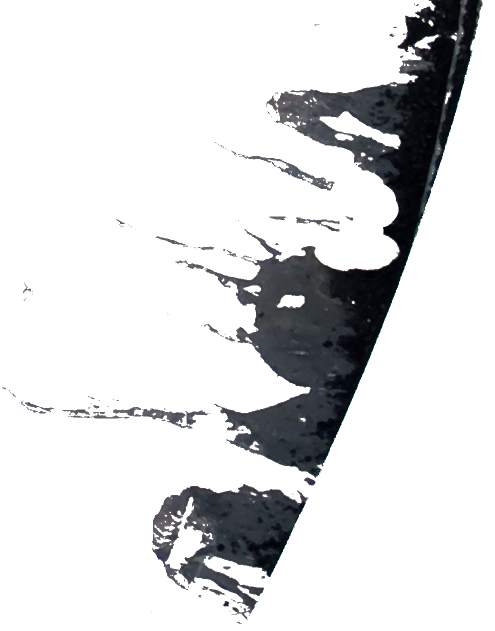
#> input picture src/synthesis/oil_extracted_base_clean.png, 989 x 1261 px, found by its file name (shown at 1/2 size)
$ python oil_synth.py
#> lines starting #> are read from the running program, lines starting #| are printed output that depends on the picture; after the words box and inside, x2 and y2 are one past the last pixel; in counts of white or black regions, pixels touching at a corner belong together; pictures that were not available may be replaced by others from this repository, and a replacement may not be noted
"""
Synthetic tank-oil generator WITH segmentation masks.

Input:
    - Folder of clean tank images (ideally oil-free)
    - oil_only_black_stain.png : extracted oil texture (RGBA, alpha = oil)

Output (per clean image):
    - <stem>_oil_XX.jpg       : RGB contaminated image
    - <stem>_oil_XX_mask.png  : binary mask (255 = oil, 0 = background)
"""

import random
import math
from pathlib import Path

import numpy as np
from PIL import Image, ImageOps


# ---------------------------
# 0. Utility
# ---------------------------


def load_rgba(path):
    """Load image as RGBA."""
    return Image.open(path).convert("RGBA")


# ---------------------------
# 1. Oil sampler
# ---------------------------


class OilSampler:
    """
    Samples realistic oil patches from an oil-only RGBA texture,
    such as 'oil_only_black_stain.png'.
    """

    def __init__(self, oil_png_path):
        self.oil_img = load_rgba(oil_png_path)
        self.width, self.height = self.oil_img.size

        alpha = np.array(self.oil_img.split()[-1])
        # Coordinates of true oil pixels (row, col) = (y, x)
        ys, xs = np.where(alpha > 0)
        self.coords = np.column_stack([xs, ys])  # (x, y)
        self.alpha = alpha

        if len(self.coords) == 0:
            raise ValueError("No non-zero alpha pixels found in oil texture.")

    def sample_patch(
        self, min_size=80, max_size=260, min_fill_ratio=0.15, max_tries=30
    ):
        """
        Sample a rectangular patch that actually contains oil.

        min_size / max_size are in pixels for both width & height.
        min_fill_ratio = required fraction of non-zero alpha in the patch.
        """
        w, h = self.width, self.height

        for _ in range(max_tries):
            # Pick a random oil pixel as patch center
            x_center, y_center = self.coords[random.randrange(len(self.coords))]
            patch_w = random.randint(min_size, max_size)
            patch_h = random.randint(min_size, max_size)

            x1 = max(0, x_center - patch_w // 2)
            y1 = max(0, y_center - patch_h // 2)
            x2 = min(w, x1 + patch_w)
            y2 = min(h, y1 + patch_h)

            patch = self.oil_img.crop((x1, y1, x2, y2))
            patch_alpha = np.array(patch.split()[-1])
            fill_ratio = (patch_alpha > 0).mean()

            if fill_ratio >= min_fill_ratio:
                return patch

        # Fallback: a small dense patch around a random oil pixel
        x_center, y_center = self.coords[random.randrange(len(self.coords))]
        patch_w = min_size
        patch_h = min_size
        x1 = max(0, x_center - patch_w // 2)
        y1 = max(0, y_center - patch_h // 2)
        x2 = min(w, x1 + patch_w)
        y2 = min(h, y1 + patch_h)
        return self.oil_img.crop((x1, y1, x2, y2))


# ---------------------------
# 2. Patch augmentations
# ---------------------------


def jitter_patch_intensity(patch_rgba, value_range=(0.85, 1.15)):
    """
    Slightly brightens/darkens the oil while preserving color balance.
    value_range controls multiplicative brightness factor.
    """
    arr = np.array(patch_rgba).astype(np.float32)
    rgb = arr[..., :3]
    alpha = arr[..., 3:]

    factor = random.uniform(*value_range)
    rgb = np.clip(rgb * factor, 0, 255)

    arr[..., :3] = rgb
    arr[..., 3:] = alpha
    return Image.fromarray(arr.astype(np.uint8), mode="RGBA")


def augment_patch_geometric(
    patch_rgba, scale_range=(0.6, 1.4), rotation_range=(-12, 12), allow_flip=True
):
    """
    Apply mild geometric jitter:
    - random uniform scaling
    - small rotation
    - optional random horizontal flip
    """
    w, h = patch_rgba.size

    # Scale
    scale = random.uniform(*scale_range)
    new_w = max(4, int(w * scale))
    new_h = max(4, int(h * scale))
    patch = patch_rgba.resize((new_w, new_h), resample=Image.BICUBIC)

    # Flip
    if allow_flip and random.random() < 0.5:
        patch = ImageOps.mirror(patch)

    # Rotate slightly, keeping size (no expand)
    angle = random.uniform(*rotation_range)
    patch = patch.rotate(angle, resample=Image.BICUBIC, expand=False)

    return patch


# ---------------------------
# 3. Placement utilities
# ---------------------------


def random_position(
    base_w,
    base_h,
    patch_w,
    patch_h,
    placement_mask=None,
    min_mask_fraction=0.8,
    max_tries=40,
):
    """
    Sample a random (x, y) position for the top-left of the patch.

    If placement_mask is provided (H x W bool),
    only place patches where most of the patch lies inside the mask.
    """
    if placement_mask is None:
        x = random.randint(0, max(0, base_w - patch_w))
        y = random.randint(0, max(0, base_h - patch_h))
        return x, y

    mask = placement_mask
    H, W = mask.shape

    for _ in range(max_tries):
        x = random.randint(0, max(0, base_w - patch_w))
        y = random.randint(0, max(0, base_h - patch_h))

        x2 = min(W, x + patch_w)
        y2 = min(H, y + patch_h)
        sub = mask[y:y2, x:x2]

        if sub.size == 0:
            continue
        if sub.mean() >= min_mask_fraction:
            return x, y

    # Fallback if mask is too restrictive
    x = random.randint(0, max(0, base_w - patch_w))
    y = random.randint(0, max(0, base_h - patch_h))
    return x, y


def build_simple_seal_band_mask(
    base_img, inner_radius_frac=0.78, outer_radius_frac=0.98, center=None
):
    """
    Very simple radial band mask around the roof perimeter for
    top-down tanks. Assumes image roughly centered on tank.

    Returns: mask (H x W, bool)
    """
    w, h = base_img.size
    cx, cy = center or (w / 2.0, h / 2.0)

    yy, xx = np.mgrid[0:h, 0:w]
    rr = np.sqrt((xx - cx) ** 2 + (yy - cy) ** 2)
    r_max = rr.max()

    inner = inner_radius_frac * r_max
    outer = outer_radius_frac * r_max

    mask = (rr >= inner) & (rr <= outer)
    return mask


# ---------------------------
# 4. Compositing + mask creation
# ---------------------------


def composite_oil_on_clean_with_mask(
    clean_img, oil_sampler, n_patches_range=(10, 25), seal_band_mask=None
):
    """
    Generate a new contaminated image and its binary oil mask.

    clean_img       : Pillow Image (RGB or RGBA)
    oil_sampler     : OilSampler instance
    n_patches_range : (min, max) number of patches to place
    seal_band_mask  : optional H x W bool mask restricting placement to seal band

    Returns:
        contaminated_rgba : RGBA image
        mask_img          : L image, 255 = oil, 0 = background
    """
    base = clean_img.convert("RGBA")
    base_w, base_h = base.size

    # mask array in [0, 255]
    mask_arr = np.zeros((base_h, base_w), dtype=np.uint8)

    n_patches = random.randint(*n_patches_range)

    for _ in range(n_patches):
        # 1) Sample raw patch from oil texture
        patch = oil_sampler.sample_patch(min_size=80, max_size=260, min_fill_ratio=0.15)

        # 2) Photometric jitter (brightness)
        patch = jitter_patch_intensity(patch, value_range=(0.9, 1.1))

        # 3) Geometric jitter (scale, rotate, flip)
        patch = augment_patch_geometric(
            patch, scale_range=(0.7, 1.4), rotation_range=(-15, 15), allow_flip=True
        )

        patch_alpha = np.array(patch.split()[-1])
        if patch_alpha.mean() < 5:  # skip almost-empty patches
            continue

        pw, ph = patch.size

        # 4) Choose placement (ideally near the seal)
        x, y = random_position(
            base_w, base_h, pw, ph, placement_mask=seal_band_mask, min_mask_fraction=0.7
        )

        # Clip in case we hit edges
        x = max(0, min(x, base_w - pw))
        y = max(0, min(y, base_h - ph))

        # 5) Composite onto base roof
        base.alpha_composite(patch, (x, y))

        # 6) Update mask (anything with alpha > 0 is oil)
        patch_mask = (patch_alpha > 0).astype(np.uint8) * 255
        y2 = y + ph
        x2 = x + pw
        sub = mask_arr[y:y2, x:x2]
        # OR operation so overlapping patches stay marked
        sub |= patch_mask
        mask_arr[y:y2, x:x2] = sub

    mask_img = Image.fromarray(mask_arr, mode="L")
    return base, mask_img


# ---------------------------
# 5. Batch driver
# ---------------------------


def generate_batch_with_masks(
    clean_dir, oil_png_path, out_img_dir, out_mask_dir, images_per_clean=10
):
    """
    clean_dir        : directory with clean tank images (JPG/PNG)
    oil_png_path     : oil-only texture (e.g. oil_only_black_stain.png)
    out_img_dir      : output directory for contaminated RGB images
    out_mask_dir     : output directory for binary masks (PNG)
    images_per_clean : how many augmented versions per clean image
    """
    out_img_dir = Path(out_img_dir)
    out_mask_dir = Path(out_mask_dir)
    out_img_dir.mkdir(parents=True, exist_ok=True)
    out_mask_dir.mkdir(parents=True, exist_ok=True)

    sampler = OilSampler(oil_png_path)
#> in load_rgba, returned value is the input picture: PIL image 989x1261 RGBA; mean R, G, B, A 7.6, 8.2, 9.3, 43.5
#> in __init__, `alpha = np.array(self.oil_img.split()[-1])`:
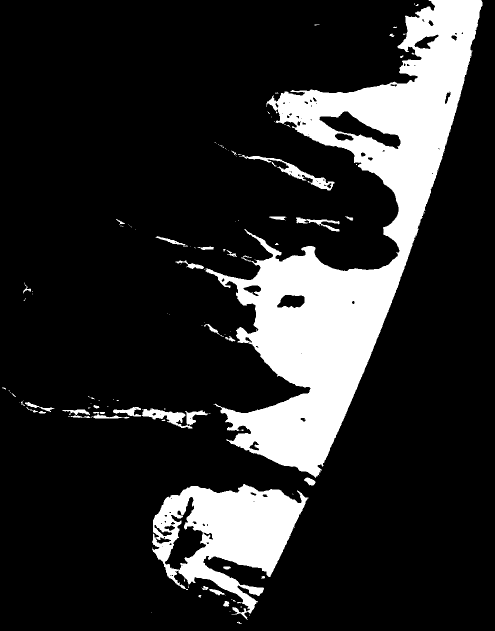
#> alpha: shape (1261, 989) (shown at 1/2 size); min 0, max 255, mean 43.5
#> in __init__, `self.coords = np.column_stack([xs, ys])`: self.coords = 213056 pairs, first value 4 to 964, second value 0 to 1247
    clean_dir = Path(clean_dir)

    clean_paths = [
        p for p in clean_dir.iterdir() if p.suffix.lower() in (".jpg", ".jpeg", ".png")
    ]

    for clean_path in clean_paths:
        clean_img = Image.open(clean_path).convert("RGB")
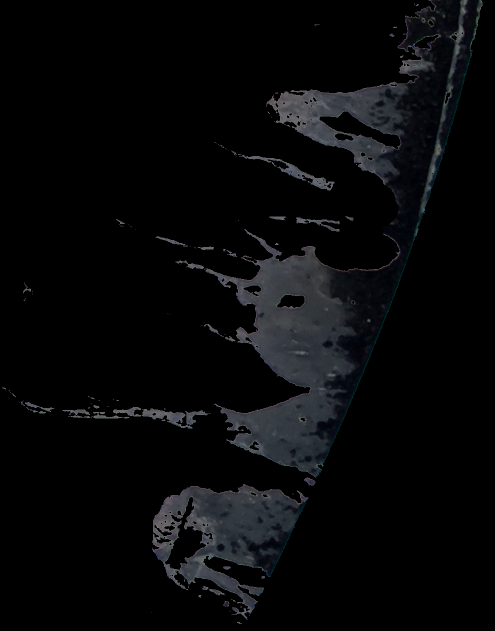
#> clean_img: PIL image 989x1261 RGB (shown at 1/2 size); mean R, G, B 7.6, 8.2, 9.3

        # Optional: build a rough seal band mask per image
        seal_mask = build_simple_seal_band_mask(
            clean_img, inner_radius_frac=0.78, outer_radius_frac=0.98
        )
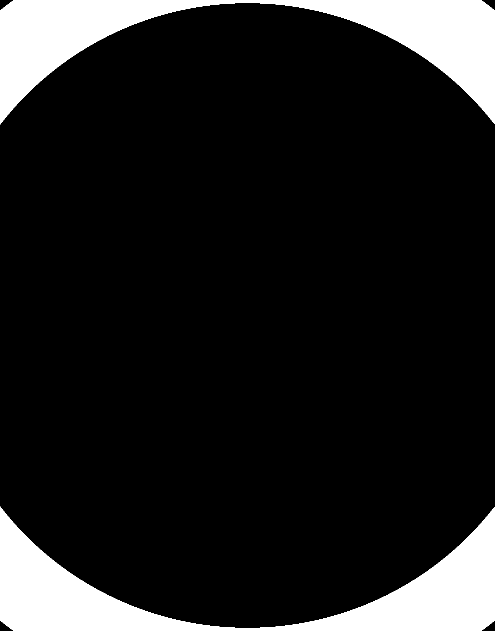
#> seal_mask: shape (1261, 989) bool (shown at 1/2 size); 12.4% white; 2 white regions, box (x1, y1, x2, y2) and area: (0, 0, 989, 249) 77944, (0, 1013, 989, 1261) 77008

        for i in range(images_per_clean):
            contaminated_rgba, mask_img = composite_oil_on_clean_with_mask(
                clean_img, sampler, n_patches_range=(12, 30), seal_band_mask=seal_mask
            )

            # Save RGB image
            img_name = f"{clean_path.stem}_oil_{i:02d}.jpg"
            img_path = out_img_dir / img_name
            contaminated_rgba.convert("RGB").save(img_path, quality=95)

            # Save mask (PNG to keep crisp edges)
            mask_name = f"{clean_path.stem}_oil_{i:02d}_mask.png"
            mask_path = out_mask_dir / mask_name
            mask_img.save(mask_path)

            print("saved", img_path, "and", mask_path)
#> this loop made 20 passes
#> pass 1, in augment_patch_geometric, `patch = patch_rgba.resize((new_w, new_h), resample=Image.BICUBIC)`:
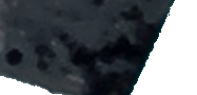
#> patch: PIL image 197x95 RGBA; mean R, G, B, A 25.1, 30, 34.8, 189.6; transparent parts drawn white
#> pass 1, in augment_patch_geometric, `patch = patch.rotate(angle, resample=Image.BICUBIC, expand=False)`:
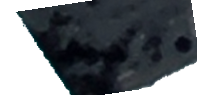
#> patch: PIL image 197x95 RGBA; mean R, G, B, A 22.9, 27.6, 32.2, 179.1; transparent parts drawn white
#> after the loop:
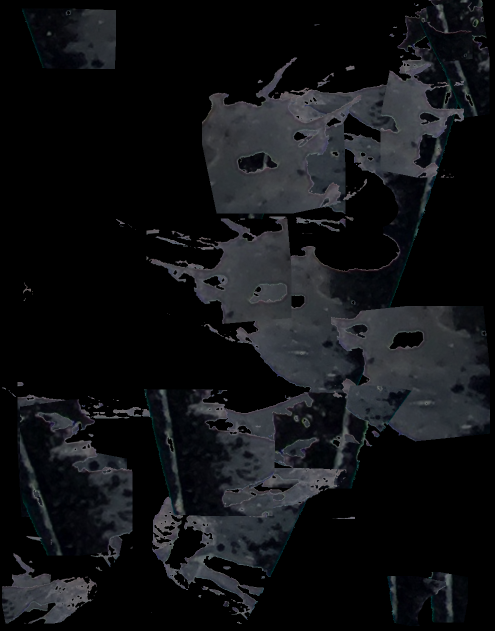
#> contaminated_rgba: PIL image 989x1261 RGBA (shown at 1/2 size); mean R, G, B, A 17, 18.3, 20.6, 255
#> after the loop:
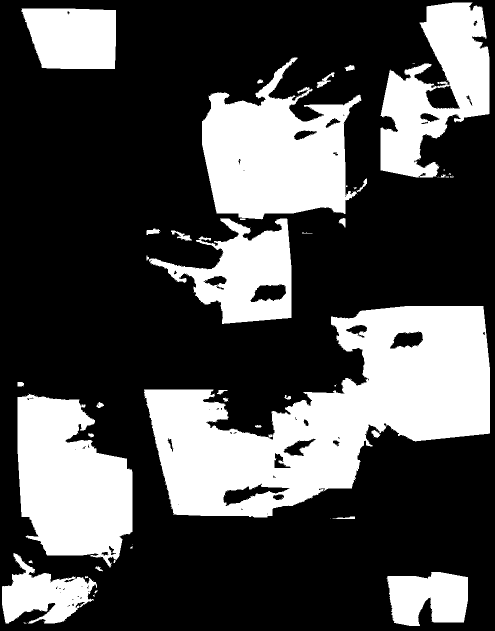
#> mask_img: PIL image 989x1261 L (shown at 1/2 size); 30.8% white; 87 white regions (56 under 20 px), largest, box (x1, y1, x2, y2) and area: (288, 612, 980, 1035) 145300, (404, 115, 723, 439) 61970, (35, 787, 265, 1135) 56924


# ---------------------------
# 6. Example usage
# ---------------------------

if __name__ == "__main__":
    clean_tanks_folder = r"C:\Users\Gebruiker\Documents\Falcker\AI\data\OlieDetectie\SyntheticDataset\original unedited images\Voor ChatGPT"
    oil_png_path = r"C:\Users\Gebruiker\Documents\Falcker\AI\data\Synthetiseren\Affinity\oil_extracted_base_clean.png"
    output_root_dir = Path(
        r"C:\Users\Gebruiker\Documents\Falcker\AI\data\OlieDetectie\SyntheticDataset\original unedited images\Voor ChatGPT"
    )
    print("Starting synthetic oil image generation...")
    generate_batch_with_masks(
        clean_dir=clean_tanks_folder,  # folder with clean roofs
        oil_png_path=oil_png_path,  # your extracted oil texture
        out_img_dir=output_root_dir / "synthetic_oil_images/",
        out_mask_dir=output_root_dir / "synthetic_oil_masks/",
        images_per_clean=20,
    )
    print("Synthetic oil image generation complete.")
